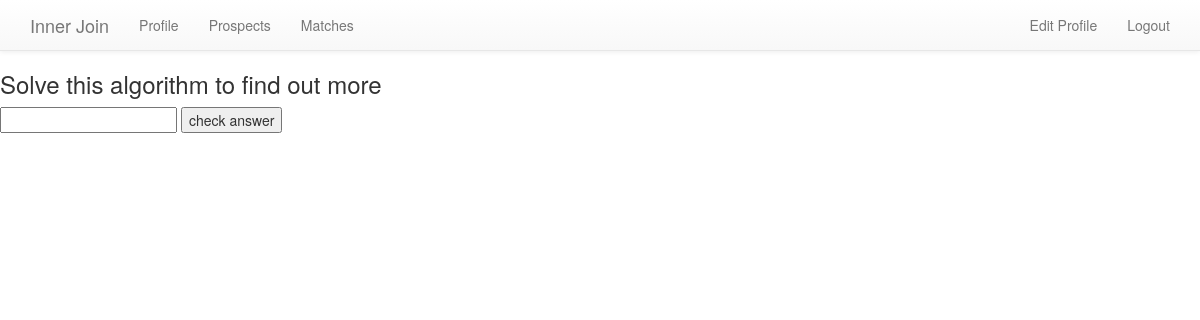
/algorithms/solve_alog/ladygaga/, run on an earlier commit of the app's database.
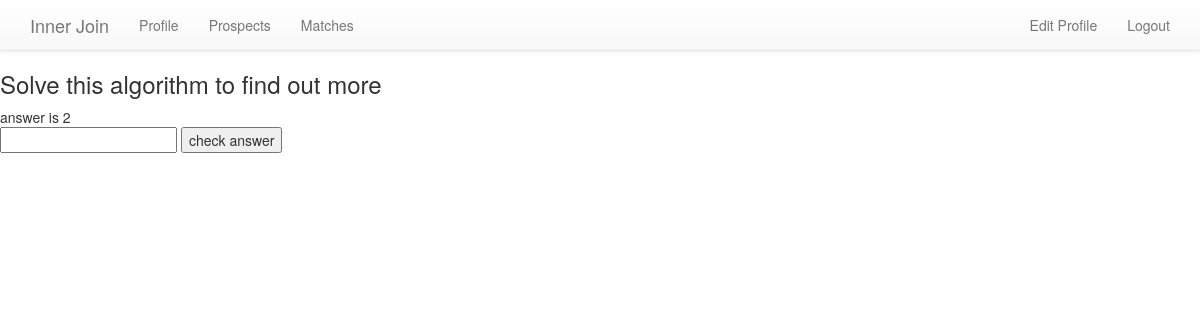
And on a later commit of the database.
### algorithms/models.py (models this page shows)
class Algo(models.Model):
    creator = models.OneToOneField(User, on_delete=models.CASCADE)
    algorithm = models.TextField()
    answer = models.CharField(max_length=100)
    timestamp = models.DateTimeField(auto_now=True)
    def __unicode__(self):
        return self.algorithm

### algorithms/views.py (the view)
# urls.py: url(r'^solve_alog/(?P<username>\w+)/', views.solve_algo, name='solve_algo'),
def solve_algo(request, username):
  prospect = User.objects.get(username=username)
  algorithm = Algo.objects.get(creator=prospect)
  print algorithm.creator.username
  context = {
    "algorithm" : algorithm,
  }
  return render(request, "algorithms/algorithm.html", context)
  return HttpResponse("fuck yes!!!!")

### templates/algorithms/algorithm.html (shortened to what this page needs)
<!DOCTYPE html>
<html>
<head>
    {% include "bootstrap.html" %}
</head>
<body>
  {% include "nav_bar.html" %}
    <div id='main_wrapper'>
      <h3>Solve this algorithm to find out more</h3>
      {{algorithm}}
      <form method='post' action='{% url "check_answer" algorithm.creator.username %}'>
        <input type='text' name='guess'>
        <input type='submit' value='check answer'>
      </form>
    </div>
</body>
</html>

What changed in the data, as far as the page shows it:
now on this page (row edited): Algo: algorithm "answer is 2"
